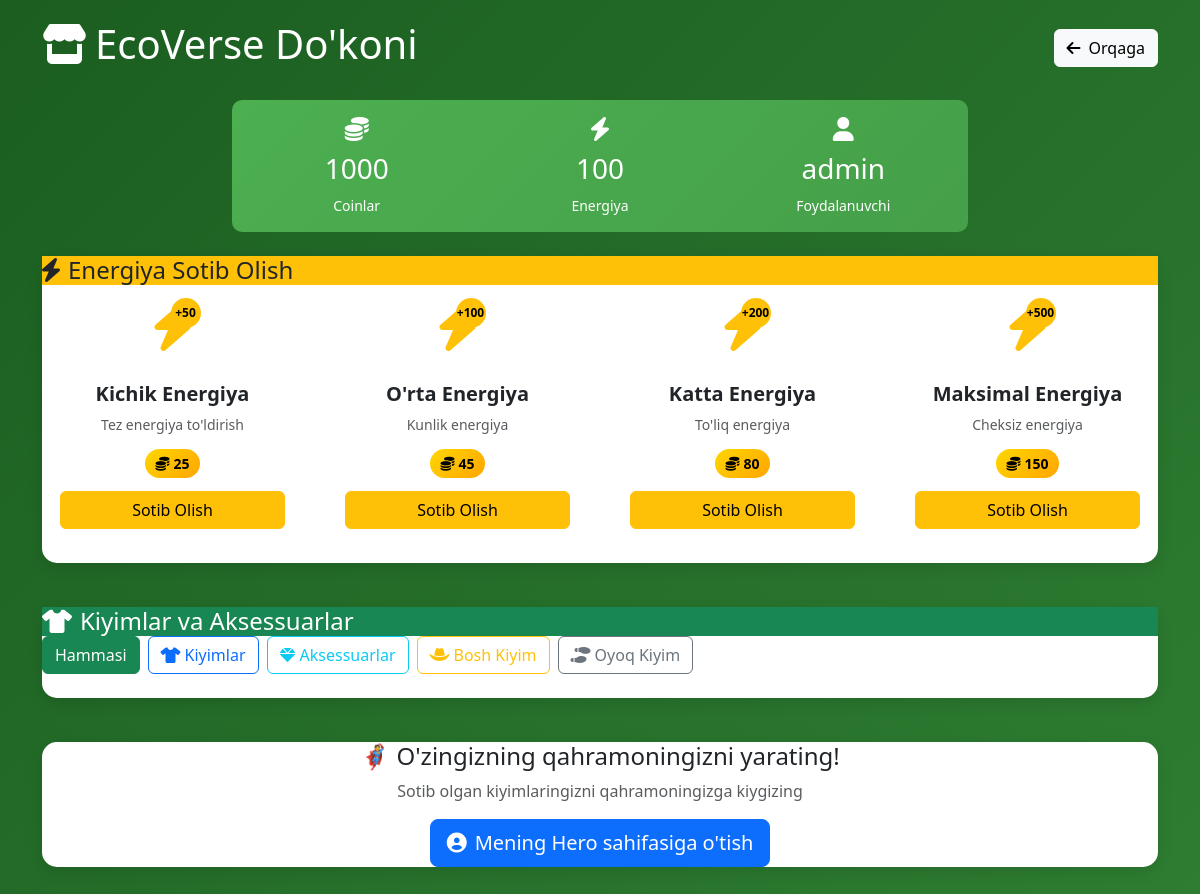
Before: /shop (signed in) with the older database file.
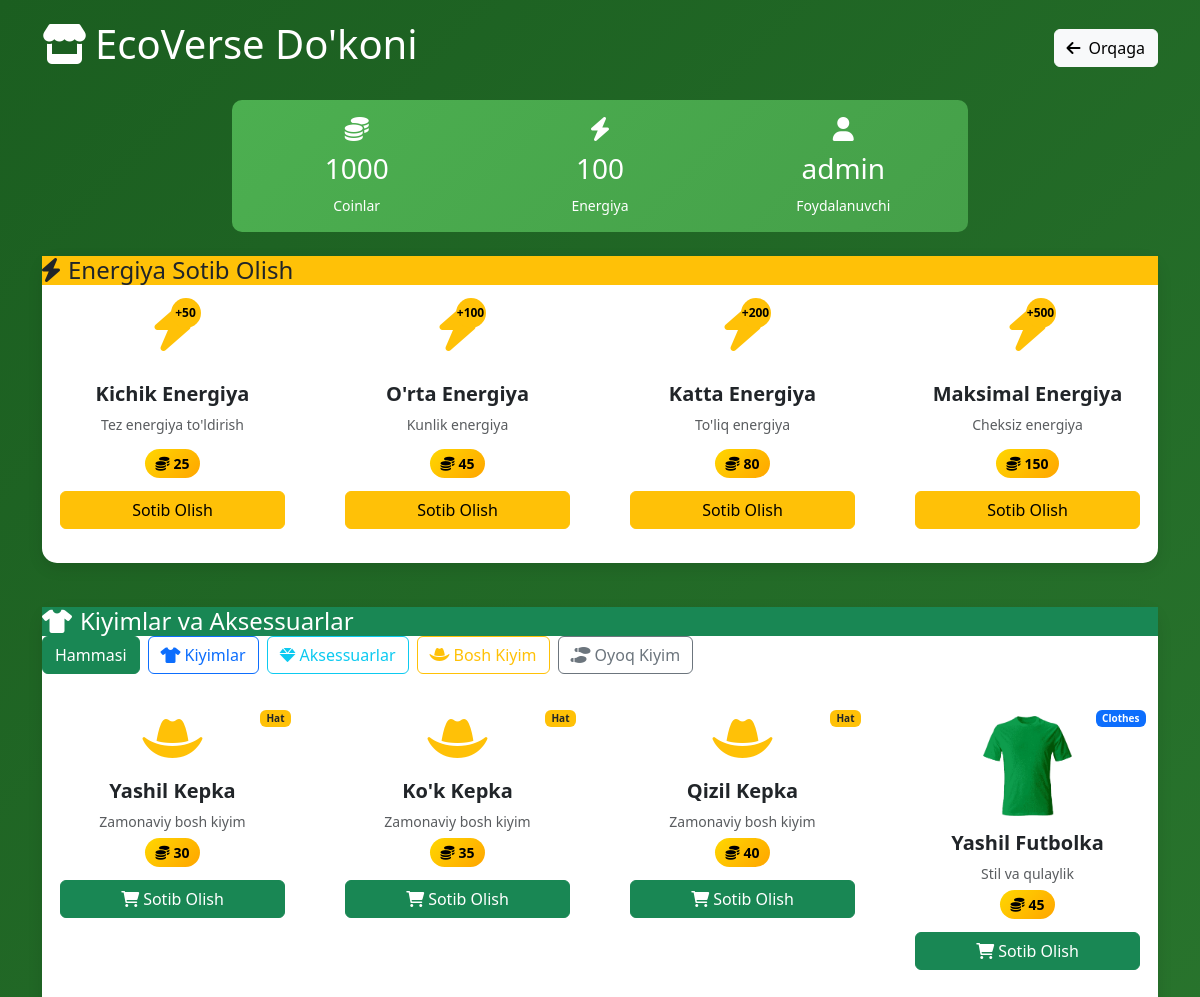
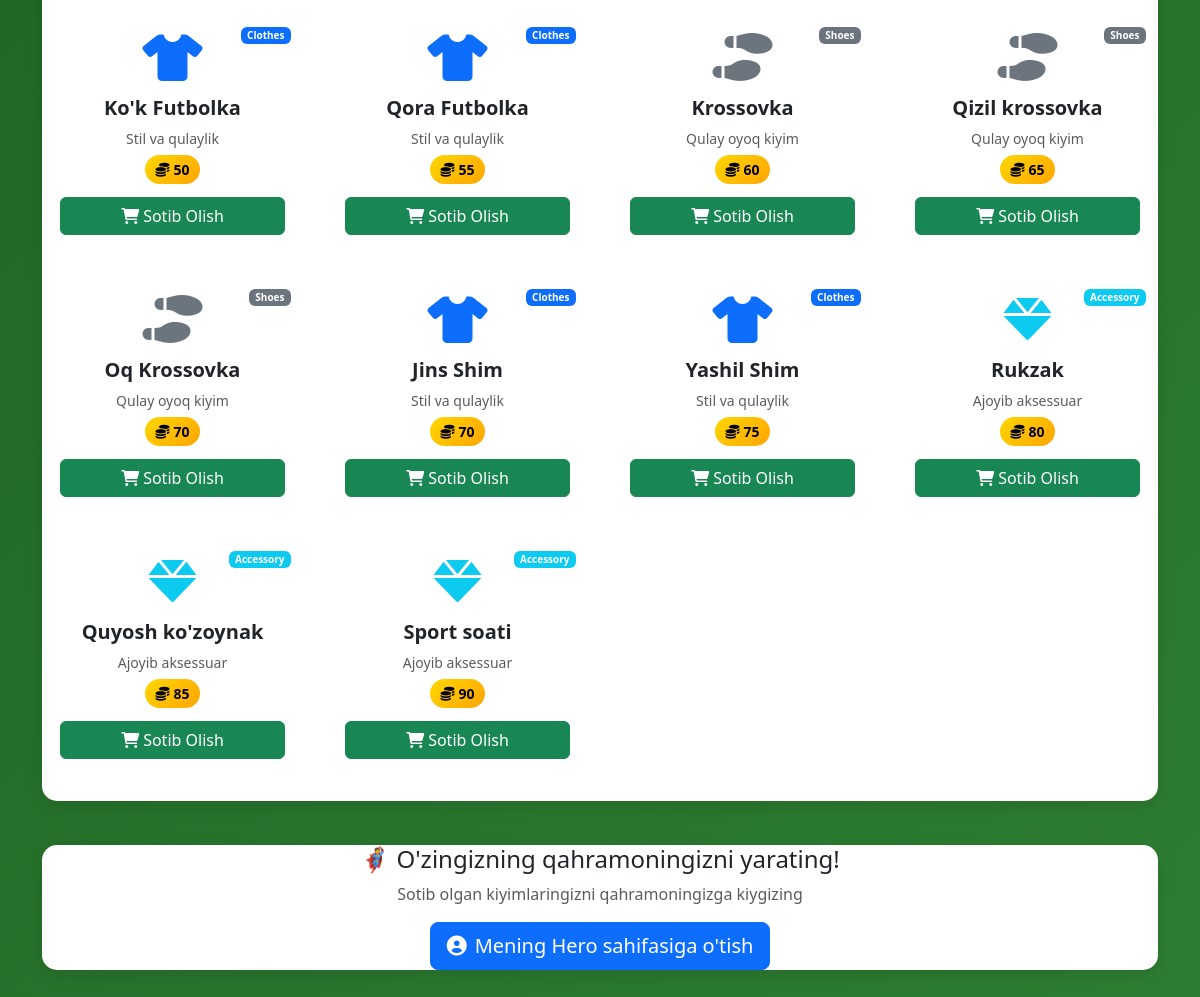
After: the same page with the newer database file (2 pictures, top to bottom).
### app.py (models this page shows)
class Item(db.Model):
    id = db.Column(db.Integer, primary_key=True)
    name = db.Column(db.String(100), nullable=False)
    price = db.Column(db.Integer, nullable=False)
    item_type = db.Column(db.String(30), nullable=False)
    image_path = db.Column(db.String(200))
    energy_boost = db.Column(db.Integer, default=0)
    is_active = db.Column(db.Boolean, default=True)

### app.py (the view)
@app.route('/shop')
@login_required
def shop():
    items = Item.query.filter_by(is_active=True).all()
    energy_packs = EnergyPack.query.filter_by(is_active=True).all()
    return render_template('shop.html', user=current_user, items=items, energy_packs=energy_packs)

### app.py (called while the page is built)
@login_manager.user_loader
def load_user(user_id):
    return db.session.get(User, int(user_id))

### templates/shop.html (shortened to what the changed rows need)
<!DOCTYPE html>
<html lang="uz">
<head>
    <link href="https://cdn.jsdelivr.net/npm/bootstrap@5.3.0/dist/css/bootstrap.min.css" rel="stylesheet">
    <link rel="stylesheet" href="https://cdnjs.cloudflare.com/ajax/libs/font-awesome/6.0.0/css/all.min.css">
</head>
<body>
    <div class="shop-container">
        <div class="container">
            <div class="row mb-4">
                <div class="col-12">
                    <div class="d-flex justify-content-between align-items-center">
                        <h1 class="text-white"><i class="fas fa-store me-2"></i>EcoVerse Do'koni</h1>
                    </div>
                </div>
            </div>
            <div class="row">
                <div class="col-12">
                    <div class="shop-card">
                        <div class="card-body">
                            <div class="row" id="items-container">
                                {% for item in items %}
                                <div class="col-md-3 mb-4 item-card" data-type="{{ item.item_type }}">
                                    <div class="card shop-item-card text-center h-100 position-relative">
                                        <span class="badge category-badge
                                            {% if item.item_type == 'clothes' %}bg-primary
                                            {% elif item.item_type == 'accessory' %}bg-info
                                            {% elif item.item_type == 'hat' %}bg-warning text-dark
                                            {% elif item.item_type == 'shoes' %}bg-secondary
                                            {% else %}bg-success{% endif %}">
                                            {{ item.item_type|title }}
                                        </span>
                                        <div class="card-body">
                                            {% if item.image_path %}
                                            <img src="{{ url_for('static', filename=item.image_path) }}"
                                                 alt="{{ item.name }}"
                                                 class="item-image"
                                                 onerror="this.style.display='none'">
                                            {% endif %}
                                            <i class="fas fa-{% if item.item_type == 'clothes' %}tshirt text-primary
                                                            {% elif item.item_type == 'accessory' %}gem text-info
                                                            {% elif item.item_type == 'hat' %}hat-cowboy text-warning
                                                            {% elif item.item_type == 'shoes' %}shoe-prints text-secondary
                                                            {% else %}star text-warning{% endif %} fallback-icon {% if item.image_path %}d-none{% endif %}">
                                            </i>
                                            <h5 class="card-title fw-bold">{{ item.name }}</h5>
                                            <p class="text-muted small mb-2">
                                                {% if item.item_type == 'clothes' %}
                                                Stil va qulaylik
                                                {% elif item.item_type == 'accessory' %}
                                                Ajoyib aksessuar
                                                {% elif item.item_type == 'hat' %}
                                                Zamonaviy bosh kiyim
                                                {% elif item.item_type == 'shoes' %}
                                                Qulay oyoq kiyim
                                                {% else %}
                                                Maxsus buyum
                                                {% endif %}
                                            </p>
                                            <div class="price-section mb-3">
                                                <span class="price-tag">
                                                    <i class="fas fa-coins me-1"></i>{{ item.price }}
                                                </span>
                                            </div>
                                            {% if user.coins >= item.price %}
                                            <button class="btn btn-success w-100 buy-item"
                                                    data-item-id="{{ item.id }}">
                                                <i class="fas fa-shopping-cart me-1"></i>Sotib Olish
                                            </button>
                                            {% endif %}
                                        </div>
                                    </div>
                                </div>
                                {% endfor %}
                            </div>
                        </div>
                    </div>
                </div>
            </div>
        </div>
    </div>
</body>
</html>

Changed rows visible on the page:
now on this page (row edited): Item: item_type "Hat", name "Yashil Kepka", shows "Zamonaviy bosh kiyim", price "30"
now on this page (row edited): Item: item_type "Hat", name "Ko'k Kepka", shows "Zamonaviy bosh kiyim", price "35"
now on this page (row edited): Item: item_type "Hat", name "Qizil Kepka", shows "Zamonaviy bosh kiyim", price "40"
now on this page (row edited): Item: item_type "Clothes", image_path (picture), name "Yashil Futbolka", shows "Stil va qulaylik", price "45"
now on this page (row edited): Item: item_type "Clothes", name "Ko'k Futbolka", shows "Stil va qulaylik", price "50"
now on this page (row edited): Item: item_type "Clothes", name "Qora Futbolka", shows "Stil va qulaylik", price "55"
now on this page (row edited): Item: item_type "Shoes", name "Krossovka", shows "Qulay oyoq kiyim", price "60"
now on this page (row edited): Item: item_type "Shoes", name "Qizil krossovka", shows "Qulay oyoq kiyim", price "65"
now on this page (row edited): Item: item_type "Shoes", name "Oq Krossovka", shows "Qulay oyoq kiyim", price "70"
now on this page (row edited): Item: item_type "Clothes", name "Jins Shim", shows "Stil va qulaylik", price "70"
now on this page (row edited): Item: item_type "Clothes", name "Yashil Shim", shows "Stil va qulaylik", price "75"
now on this page (row edited): Item: item_type "Accessory", name "Rukzak", shows "Ajoyib aksessuar", price "80"
now on this page (row edited): Item: item_type "Accessory", name "Quyosh ko'zoynak", shows "Ajoyib aksessuar", price "85"
now on this page (row edited): Item: item_type "Accessory", name "Sport soati", shows "Ajoyib aksessuar", price "90"
